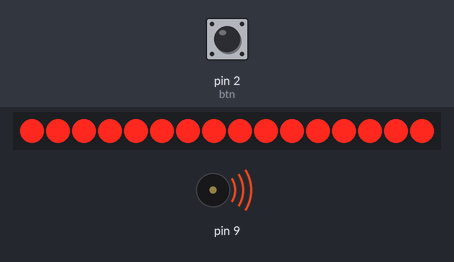
Simulated run of this sketch. Board: Arduino Uno, built with avr-gcc and run on an emulated ATmega328P. On the bench: 16 shift-register outputs drawn as a row of LEDs (first output left, lit = HIGH), buzzer (waves = sounding). Wiring (inferred from the names in the program): 2 × shift register (74HC595): data pin 11; shift clock pin 12; latch pin 8. Wiring (inferred from the signals the program sends): row of LEDs: on Q0, Q1, Q2, Q3, Q4, Q5, Q6, Q7, Q8, Q9, Q10, Q11, Q12, Q13, Q14, Q15. The test bench sets the inputs (shaded band); at power-on: pin 2 (btn) HIGH.

Above: at 1.2 s.
1.3 s: pin 2 (btn) pulled LOW for 3.2 s
At 2.1 s:
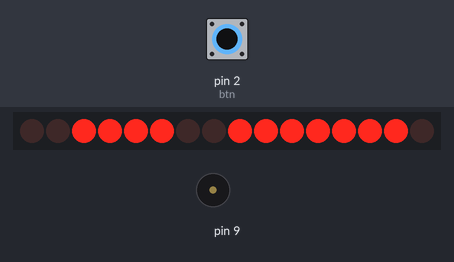
5.1 s: pin 2 (btn) pulled LOW for 0.15 s
5.8 s: pin 2 (btn) pulled LOW for 1 s
At 6.96 s:
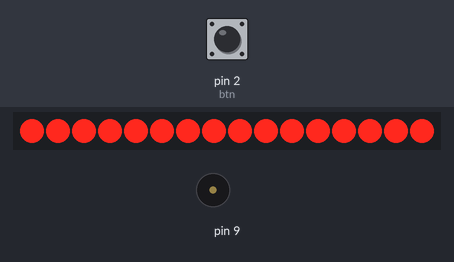
7.4 s: pin 2 (btn) pulled LOW for 1 s
At 8.0 s:
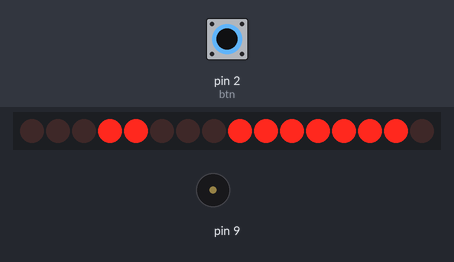
Timing chart, 0 to 10.0 s (numbered marks = the images above; inputs shaded):
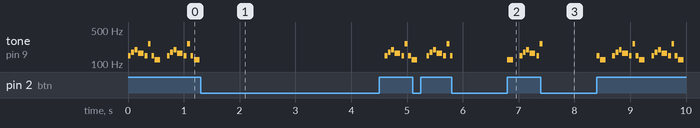

The sketch:

74595-2.ino
```cpp
#define B2 123
#define C3 131
#define D3 147
#define E3 165
#define F3 175
#define G3 196
#define A3 220
#define B3 247
#define C3 262

int latchPin = 8;
int clockPin = 12;
int dataPin = 11;

int btn =2;
int thisNote = -1, noteDuration = 0;
long previousTime = 0,
     presentTime = 0,
     pauseBetweenNotes = 0;

int melody[] = {
  D3, F3, G3, E3, D3, C3, D3, B2
};
int noteDurations[] ={
  8/3, 8/3, 8/3, 8/7, 8/3, 8/3, 8/3, 8/6,
};


byte scan[8]={
  B11111110,
  B11111101,
  B11111011,
  B11110111,
  B11101111,
  B11011111,
  B10111111,
  B01111111
};

byte P[8]={
  B00111100,
  B01011010,
  B10011001,
  B10011001,
  B10111101,
  B11111111,
  B01011010,
  B00111100
};

byte L[8]={
  B00000000,
  B01100110,
  B10011001,
  B10000001,
  B10000001,
  B01000010,
  B00100100,
  B00011000
};

void checkToPlay(){
  presentTime = millis();
  if(presentTime - previousTime >= pauseBetweenNotes){
    thisNote++;
    if(thisNote >= 8){
      thisNote = -1;
      pauseBetweenNotes = 100;
      previousTime = millis();
    }
    else{
      noteDuration = 100/ noteDurations[thisNote];
      tone(9, melody[thisNote], noteDuration);
      pauseBetweenNotes = noteDuration * 1.2;
      previousTime = millis();
    }
  }
}

void setup()
{
  pinMode(latchPin, OUTPUT);
  pinMode(clockPin, OUTPUT);
  pinMode(dataPin, OUTPUT);
  pinMode(btn,INPUT_PULLUP);
}
int n = 0;
void loop()
{
  if(digitalRead(btn)== 0){
      n++;
      delay(100);
      while(digitalRead(2)== 0);
    }
  for(int i = 0;i<8;i++){
    digitalWrite(latchPin,LOW);
    shiftOut(dataPin, clockPin, MSBFIRST, scan[i]);
    if(n%2==0){
      shiftOut(dataPin, clockPin, LSBFIRST, P[i]);
    }else{
      shiftOut(dataPin, clockPin, LSBFIRST, L[i]);
    }
    digitalWrite(latchPin,HIGH);
    checkToPlay();
    delay(1);
  }
}
```

Measured:
- by itself, tone on pin 9: plays 147 Hz for 0.05 s, 175 Hz for 0.05 s, 196 Hz for 0.05 s, 165 Hz for 0.10 s, 147 Hz for 0.05 s, 262 Hz for 0.05 s … (8 notes in this stretch)
